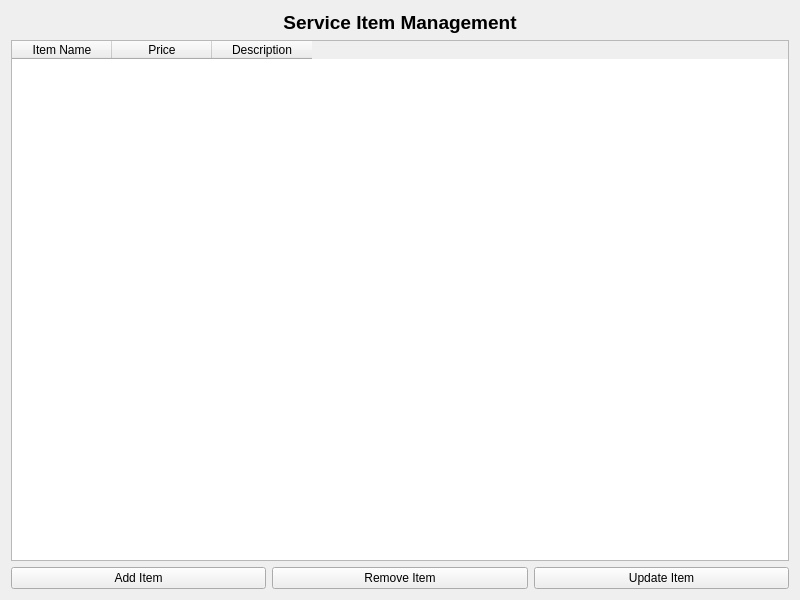
<?xml version="1.0" encoding="UTF-8"?>
<ui version="4.0">
 <class>ServiceItemInfo</class>
 <widget class="QWidget" name="ServiceItemInfo">
  <property name="geometry">
   <rect>
    <x>0</x>
    <y>0</y>
    <width>800</width>
    <height>600</height>
   </rect>
  </property>
  <property name="windowTitle">
   <string>Service Item Information</string>
  </property>
  <layout class="QVBoxLayout" name="verticalLayout">
   <item>
    <widget class="QLabel" name="labelTitle">
     <property name="text">
      <string>Service Item Management</string>
     </property>
     <property name="alignment">
      <set>Qt::AlignCenter</set>
     </property>
     <property name="font">
      <font>
       <pointsize>14</pointsize>
       <bold>true</bold>
      </font>
     </property>
    </widget>
   </item>
   <item>
    <widget class="QTableWidget" name="tableWidgetServices">
     <property name="columnCount">
      <number>3</number>
     </property>
     <property name="rowCount">
      <number>0</number>
     </property>
     <column>
      <property name="text">
       <string>Item Name</string>
      </property>
     </column>
     <column>
      <property name="text">
       <string>Price</string>
      </property>
     </column>
     <column>
      <property name="text">
       <string>Description</string>
      </property>
     </column>
    </widget>
   </item>
   <item>
    <layout class="QHBoxLayout" name="horizontalLayoutButtons">
     <item>
      <widget class="QPushButton" name="buttonAddItem">
       <property name="text">
        <string>Add Item</string>
       </property>
      </widget>
     </item>
     <item>
      <widget class="QPushButton" name="buttonRemoveItem">
       <property name="text">
        <string>Remove Item</string>
       </property>
      </widget>
     </item>
     <item>
      <widget class="QPushButton" name="buttonUpdateItem">
       <property name="text">
        <string>Update Item</string>
       </property>
      </widget>
     </item>
    </layout>
   </item>
  </layout>
 </widget>
</ui>
